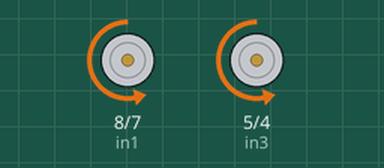
Simulated run of this sketch. Board: Arduino Uno, built with avr-gcc and run on an emulated ATmega328P. On the bench: motor-driver pin pairs drawn as motors (green arrow = first pin HIGH = forward, orange = second pin HIGH = backward, longer = more drive, scaled by the enable pin).

Above: at 1.0 s.
At 6.7 s:
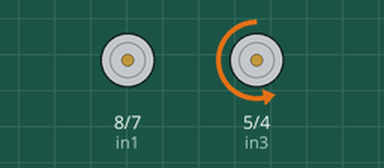
At 11.7 s:
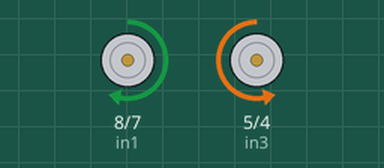
At 21.0 s:
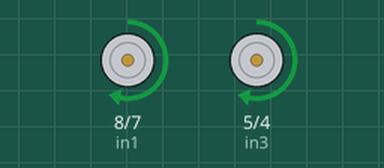
Timing chart, 0 to 22.1 s (numbered marks = the images above):
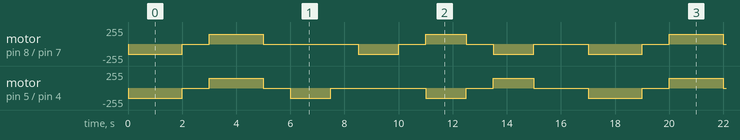

The sketch:

Rpbot-movement-test.ino
```cpp
// ==========================
// Motor A - Left Motor
// ==========================
int enA = 9;   // PWM pin
int in1 = 8;
int in2 = 7;

// ==========================
// Motor B - Right Motor
// ==========================
int enB = 10;  // PWM pin
int in3 = 5;
int in4 = 4;


void setup() {

  // Motor A
  pinMode(enA, OUTPUT);
  pinMode(in1, OUTPUT);
  pinMode(in2, OUTPUT);

  // Motor B
  pinMode(enB, OUTPUT);
  pinMode(in3, OUTPUT);
  pinMode(in4, OUTPUT);
}


void loop() {

  // 1. Forward
  forward(150);
  delay(2000);

  stopRobot();
  delay(1000);


  // 2. Backward
  backward(150);
  delay(2000);

  stopRobot();
  delay(1000);


  // 3. Turn Left
  turnLeft(150);
  delay(1500);

  stopRobot();
  delay(1000);


  // 4. Turn Right
  turnRight(150);
  delay(1500);

  stopRobot();
  delay(1000);


  // 5. Spin Left
  spinLeft(150);
  delay(1500);

  stopRobot();
  delay(1000);


  // 6. Spin Right
  spinRight(150);
  delay(1500);

  stopRobot();
  delay(2000);
}


// ==================================================
// Individual Motor Functions
// ==================================================

// Left Motor Forward
void leftForward(int speed) {

  digitalWrite(in1, LOW);
  digitalWrite(in2, HIGH);

  analogWrite(enA, speed);
}


// Left Motor Backward
void leftBackward(int speed) {

  digitalWrite(in1, HIGH);
  digitalWrite(in2, LOW);

  analogWrite(enA, speed);
}


// Right Motor Forward
void rightForward(int speed) {

  digitalWrite(in3, LOW);
  digitalWrite(in4, HIGH);

  analogWrite(enB, speed);
}


// Right Motor Backward
void rightBackward(int speed) {

  digitalWrite(in3, HIGH);
  digitalWrite(in4, LOW);

  analogWrite(enB, speed);
}


// ==================================================
// Whole Robot Functions
// ==================================================

// Forward
void forward(int speed) {

  leftForward(speed);
  rightForward(speed);
}


// Backward
void backward(int speed) {

  leftBackward(speed);
  rightBackward(speed);
}


// Turn Left
// Left wheel stops, right wheel moves forward
void turnLeft(int speed) {

  analogWrite(enA, 0);
  rightForward(speed);
}


// Turn Right
// Right wheel stops, left wheel moves forward
void turnRight(int speed) {

  leftForward(speed);
  analogWrite(enB, 0);
}


// Spin Left
// Left wheel backward, right wheel forward
void spinLeft(int speed) {

  leftBackward(speed);
  rightForward(speed);
}


// Spin Right
// Left wheel forward, right wheel backward
void spinRight(int speed) {

  leftForward(speed);
  rightBackward(speed);
}


// Stop
void stopRobot() {

  analogWrite(enA, 0);
  analogWrite(enB, 0);
}
```

Measured:
- by itself, motor on pin 8 (in1) / pin 7 (in2): repeats every 17.0 s: stopped 1.0 s, forward 150/255 2.0 s, stopped 3.5 s, backward 150/255 1.5 s, stopped 1.0 s, forward 150/255 1.5 s, stopped 1.0 s, backward 150/255 1.5 s, stopped 2.0 s, backward 150/255 2.0 s
- by itself, motor on pin 5 (in3) / pin 4 (in4): repeats every 17.0 s: stopped 1.0 s, forward 150/255 2.0 s, stopped 1.0 s, backward 150/255 1.5 s, stopped 3.5 s, backward 150/255 1.5 s, stopped 1.0 s, forward 150/255 1.5 s, stopped 2.0 s, backward 150/255 2.0 s
